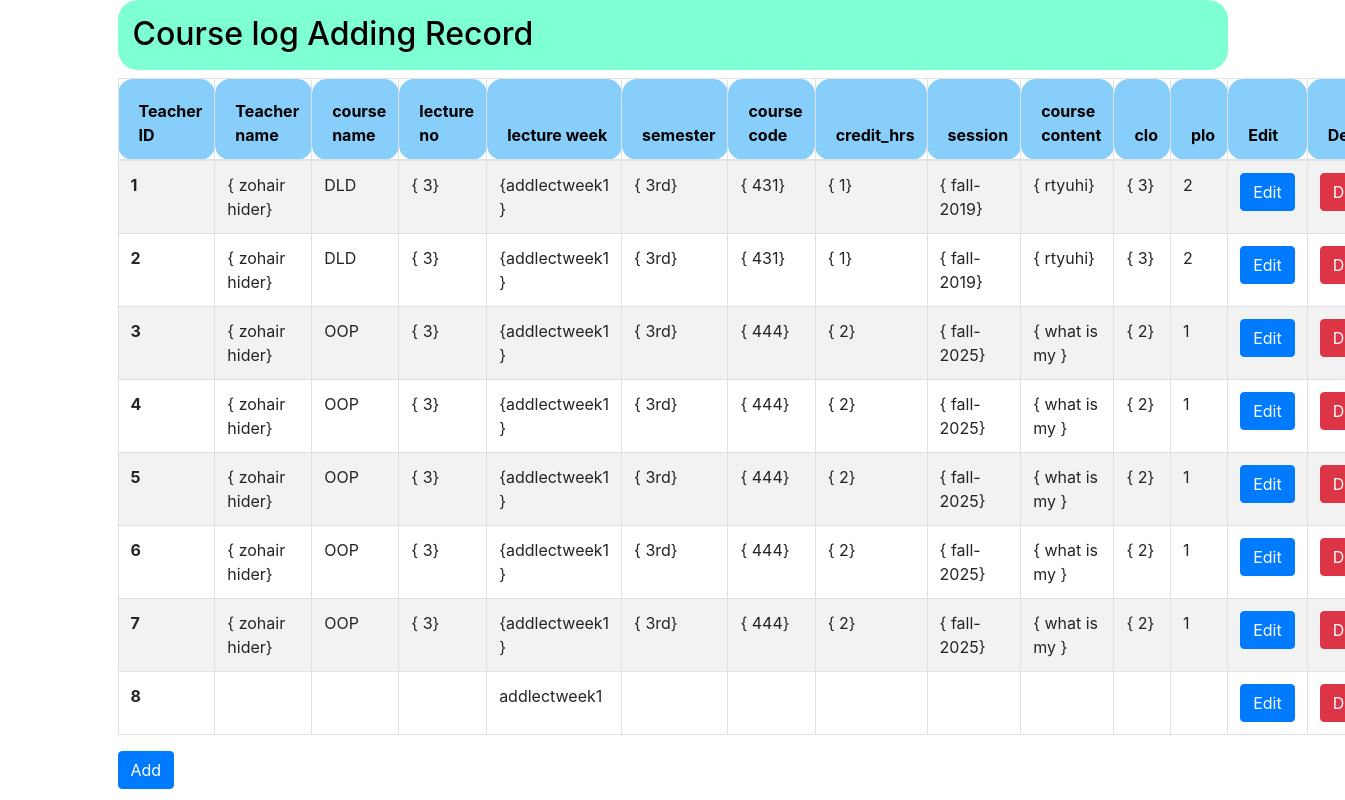
The page /viewcourselog_add.php on the database its author committed.
### tables this page shows
CREATE TABLE `courselog_add` (
  `Teacherid` int(50) NOT NULL,
  `Teachername` varchar(50) NOT NULL,
  `coursename` varchar(50) NOT NULL,
  `lectureno` varchar(60) NOT NULL,
  `lectureweek` varchar(70) NOT NULL,
  `program` varchar(50) NOT NULL,
  `semester` varchar(50) NOT NULL,
  `course_code` varchar(50) NOT NULL,
  `credit_hrs` varchar(50) NOT NULL,
  `session` text NOT NULL,
  `course_content` varchar(50) NOT NULL,
  `clo` varchar(10) NOT NULL,
  `plo` varchar(10) NOT NULL
);

### viewcourselog_add.php (the view, shortened to what this page needs)
<?php
$conn  = mysqli_connect("localhost", "root", "", "invoicemgsys1") or die("connection Failed");
$query = "SELECT * from courselog_add";
$result = mysqli_query($conn, $query) or die("uery failed");
if (mysqli_num_rows($result) > 0) {
?>
    <!DOCTYPE html>
    <html lang="en">
    <head>
        <link rel="stylesheet" href="https://cdn.jsdelivr.net/npm/bootstrap@4.6.2/dist/css/bootstrap.min.css">
    </head>
    <body>
        <div class="container">
            <div class="row">
                <div class="col">
                    <h2 class="container" style="height: 70px; border-radius: 20px; padding-top: 15px; padding-left: 15px; background-color : #7FFFD4; color: black;">
                        Course log Adding Record </h2>
                </div>
            </div>
            <table class="table table-striped table-bordered">
                <thead>
                    <tr>
                        <th scope="col" style="height: 60px; border-radius: 15px; padding-top: 20px; padding-left: 20px; background-color : #87CEFA; color: black" ;>
                            Teacher ID</th>
                        <th scope="col" style="height: 60px; border-radius: 15px; padding-top: 20px; padding-left: 20px; background-color : #87CEFA; color: black" ;>
                            Teacher name</th>
                        <th scope="col" style="height: 60px; border-radius: 15px; padding-top: 20px; padding-left: 20px; background-color : #87CEFA; color: black" ;>
                            course name</th>
                        <th scope="col" style="height: 60px; border-radius: 15px; padding-top: 20px; padding-left: 20px; background-color : #87CEFA; color: black" ;>
                            lecture no</th>
                        <th scope="col" style="height: 50px; border-radius: 15px; padding-top: 20px; padding-left: 20px; background-color : #87CEFA; color: black" ;>
                            lecture week</th>
                        <th scope="col" style="height: 60px; border-radius: 15px; padding-top: 12px; padding-left: 20px; background-color : #87CEFA; color: black" ;>
                            semester</th>
                        <th scope="col" style="height: 60px; border-radius: 15px; padding-top: 20px; padding-left: 20px; background-color : #87CEFA; color: black" ;>
                            course code</th>
                        <th scope="col" style="height: 60px; border-radius: 15px; padding-top: 20px; padding-left: 20px; background-color : #87CEFA; color: black" ;>
                            credit_hrs</th>
                        <th scope="col" style="height: 60px; border-radius: 15px; padding-top: 20px; padding-left: 20px; background-color : #87CEFA; color: black" ;>
                            session</th>
                        <th scope="col" style="height: 60px; border-radius: 15px; padding-top: 20px; padding-left: 20px; background-color : #87CEFA; color: black" ;>
                            course content</th>
                        <th scope="col" style="height: 60px; border-radius: 15px; padding-top: 20px; padding-left: 20px; background-color : #87CEFA; color: black" ;>
                            clo</th>
                        <th scope="col" style="height: 60px; border-radius: 15px; padding-top: 20px; padding-left: 20px; background-color : #87CEFA; color: black" ;>
                            plo</th>
                        <th scope="col" style="height: 60px; border-radius: 15px; padding-top: 20px; padding-left: 20px; background-color : #87CEFA; color: black" ;>
                            Edit</th>
                        <th scope="col" style="height: 60px; border-radius: 15px; padding-top: 20px; padding-left: 20px; background-color : #87CEFA; color: black" ;>
                            Delete</th>
                    </tr>
                </thead>
                <tbody>
                    <?php
                    while ($row = mysqli_fetch_assoc($result)) {
                    ?>
                        <tr>
                            <th scope="row"><?php echo $row['Teacherid'] ?></th>
                            <td><?php echo $row['Teachername'] ?></td>
                            <td><?php echo $row['coursename'] ?></td>
                            <td><?php echo $row['lectureno'] ?></td>
                            <td><?php echo $row['lectureweek'] ?></td>
                            <td><?php echo $row['semester'] ?></td>
                            <td><?php echo $row['course_code'] ?></td>
                            <td><?php echo $row['credit_hrs'] ?></td>
                            <td><?php echo $row['session'] ?></td>
                            <td><?php echo $row['course_content'] ?></td>
                            <td><?php echo $row['clo'] ?></td>
                            <td><?php echo $row['plo'] ?></td>
                            <td><a href="id" class="btn btn-primary">Edit</a></td>
                            <td><a href="a" class="btn btn-danger">Delete</a></td>
                        </tr>
                    <?php  }  ?>
                </tbody>
            </table>
            <td><a href="clo-plo-mapping.php" class="btn btn-primary">Add</a></td>
        <?php   }
        ?>
    </body>
    </html>

### rows shown on the page
courselog_add: Teacherid "1", Teachername "{ zohair hider}", coursename "DLD", lectureno "{ 3}", lectureweek "{addlectweek1 }", semester "{ 3rd}", course_code "{ 431}", credit_hrs "{ 1}", session "{ fall-2019}", course_content "{ rtyuhi}", clo "{ 3}", plo "2"
courselog_add: Teacherid "2", Teachername "{ zohair hider}", coursename "DLD", lectureno "{ 3}", lectureweek "{addlectweek1 }", semester "{ 3rd}", course_code "{ 431}", credit_hrs "{ 1}", session "{ fall-2019}", course_content "{ rtyuhi}", clo "{ 3}", plo "2"
courselog_add: Teacherid "3", Teachername "{ zohair hider}", coursename "OOP", lectureno "{ 3}", lectureweek "{addlectweek1 }", semester "{ 3rd}", course_code "{ 444}", credit_hrs "{ 2}", session "{ fall-2025}", course_content "{ what is my }", clo "{ 2}", plo "1"
courselog_add: Teacherid "4", Teachername "{ zohair hider}", coursename "OOP", lectureno "{ 3}", lectureweek "{addlectweek1 }", semester "{ 3rd}", course_code "{ 444}", credit_hrs "{ 2}", session "{ fall-2025}", course_content "{ what is my }", clo "{ 2}", plo "1"
courselog_add: Teacherid "5", Teachername "{ zohair hider}", coursename "OOP", lectureno "{ 3}", lectureweek "{addlectweek1 }", semester "{ 3rd}", course_code "{ 444}", credit_hrs "{ 2}", session "{ fall-2025}", course_content "{ what is my }", clo "{ 2}", plo "1"
courselog_add: Teacherid "6", Teachername "{ zohair hider}", coursename "OOP", lectureno "{ 3}", lectureweek "{addlectweek1 }", semester "{ 3rd}", course_code "{ 444}", credit_hrs "{ 2}", session "{ fall-2025}", course_content "{ what is my }", clo "{ 2}", plo "1"
courselog_add: Teacherid "7", Teachername "{ zohair hider}", coursename "OOP", lectureno "{ 3}", lectureweek "{addlectweek1 }", semester "{ 3rd}", course_code "{ 444}", credit_hrs "{ 2}", session "{ fall-2025}", course_content "{ what is my }", clo "{ 2}", plo "1"
courselog_add: Teacherid "8", lectureweek "addlectweek1"
